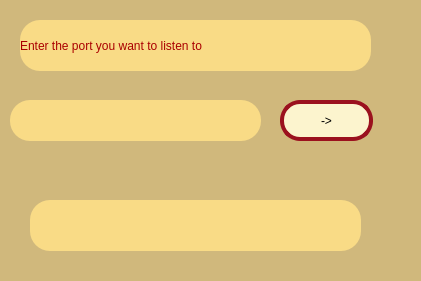
<?xml version="1.0" encoding="UTF-8"?>
<ui version="4.0">
 <class>server_window</class>
 <widget class="QWidget" name="server_window">
  <property name="geometry">
   <rect>
    <x>0</x>
    <y>0</y>
    <width>421</width>
    <height>281</height>
   </rect>
  </property>
  <property name="windowTitle">
   <string>Form</string>
  </property>
  <property name="styleSheet">
   <string notr="true">background-color: rgb(208, 184, 124);</string>
  </property>
  <widget class="QLabel" name="label">
   <property name="geometry">
    <rect>
     <x>20</x>
     <y>20</y>
     <width>351</width>
     <height>51</height>
    </rect>
   </property>
   <property name="styleSheet">
    <string notr="true">font: 14pt &quot;Papyrus&quot;;
color: rgb(170, 0, 0);
border-radius: 20px;
background-color: rgb(249, 219, 134);</string>
   </property>
   <property name="text">
    <string>Enter the port you want to listen to</string>
   </property>
  </widget>
  <widget class="QLineEdit" name="port">
   <property name="geometry">
    <rect>
     <x>10</x>
     <y>100</y>
     <width>251</width>
     <height>41</height>
    </rect>
   </property>
   <property name="styleSheet">
    <string notr="true">font: 14pt &quot;Papyrus&quot;;
color: rgb(170, 0, 0);
border-radius: 20px;
background-color: rgb(249, 219, 134);</string>
   </property>
  </widget>
  <widget class="QPushButton" name="send">
   <property name="geometry">
    <rect>
     <x>280</x>
     <y>100</y>
     <width>93</width>
     <height>41</height>
    </rect>
   </property>
   <property name="styleSheet">
    <string notr="true">font: 22pt &quot;Papyrus&quot;; rgb: (170, 0, 0);
border-radius: 20px;
background-color: rgb(252, 244, 206);
border: 4px solid #9B111E;</string>
   </property>
   <property name="text">
    <string>-&gt;</string>
   </property>
  </widget>
  <widget class="QLabel" name="info">
   <property name="geometry">
    <rect>
     <x>30</x>
     <y>200</y>
     <width>331</width>
     <height>51</height>
    </rect>
   </property>
   <property name="styleSheet">
    <string notr="true">font: 14pt &quot;Papyrus&quot;;
color: rgb(170, 0, 0);
border-radius: 20px;
background-color: rgb(249, 219, 134);</string>
   </property>
   <property name="text">
    <string/>
   </property>
  </widget>
 </widget>
 <resources/>
 <connections/>
</ui>
